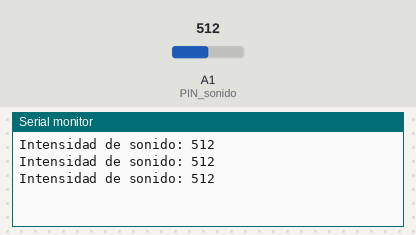
Recording of a sketch running on a simulated Arduino Uno, built with avr-gcc and run on an emulated ATmega328P. Parts: the last lines printed to the serial monitor. The test bench sets the inputs (shaded band); at power-on: A1 (PIN_sonido) = 512.

Above: at 1.2 s.
1.3 s: A1 (PIN_sonido) set to 716
At 2.0 s:
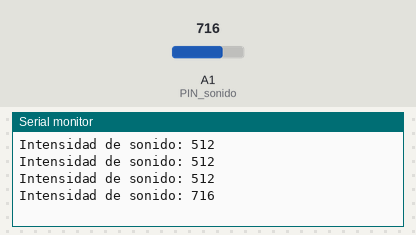
2.8 s: A1 (PIN_sonido) set to 900
At 3.6 s:
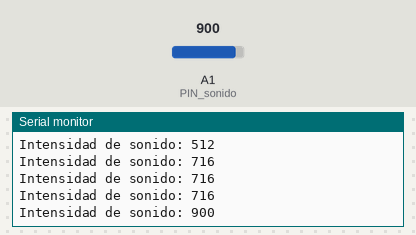
Timing chart, 0 to 5.8 s (numbered marks = the images above; inputs shaded):
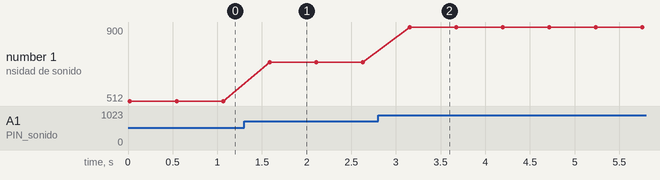

The sketch:

01_SoundSensor.ino
```cpp
/**
 * Fuente: https://bricolabs.cc/wiki/guias/mbot_con_ide_arduino
 */
int PIN_sonido = A1;
int intensidad_sonido;

void setup()
{
// Abre a comunicación serie (para o monitor serie)
  Serial.begin(9600);
}

void loop()
{
  intensidad_sonido = 0;

  for (int i=0; i<100; i++)
  {
    // Le o valor da tensión no pin A1 e queda co máximo das medidas tomadas
    intensidad_sonido = max (intensidad_sonido, analogRead (PIN_sonido));
  }
  Serial.print ("Intensidad de sonido: "); Serial.println (intensidad_sonido);

  delay (500);
}
```

Measured:
- after the input at 1.3 s, the serial monitor: prints a new line after 0.29 s (image 1)
- after the input at 2.8 s, the serial monitor: prints a new line after 0.35 s (image 2)
- plotted number 1: 512 → 716 after the input at 1.3 s, 716 → 900 after the input at 2.8 s
